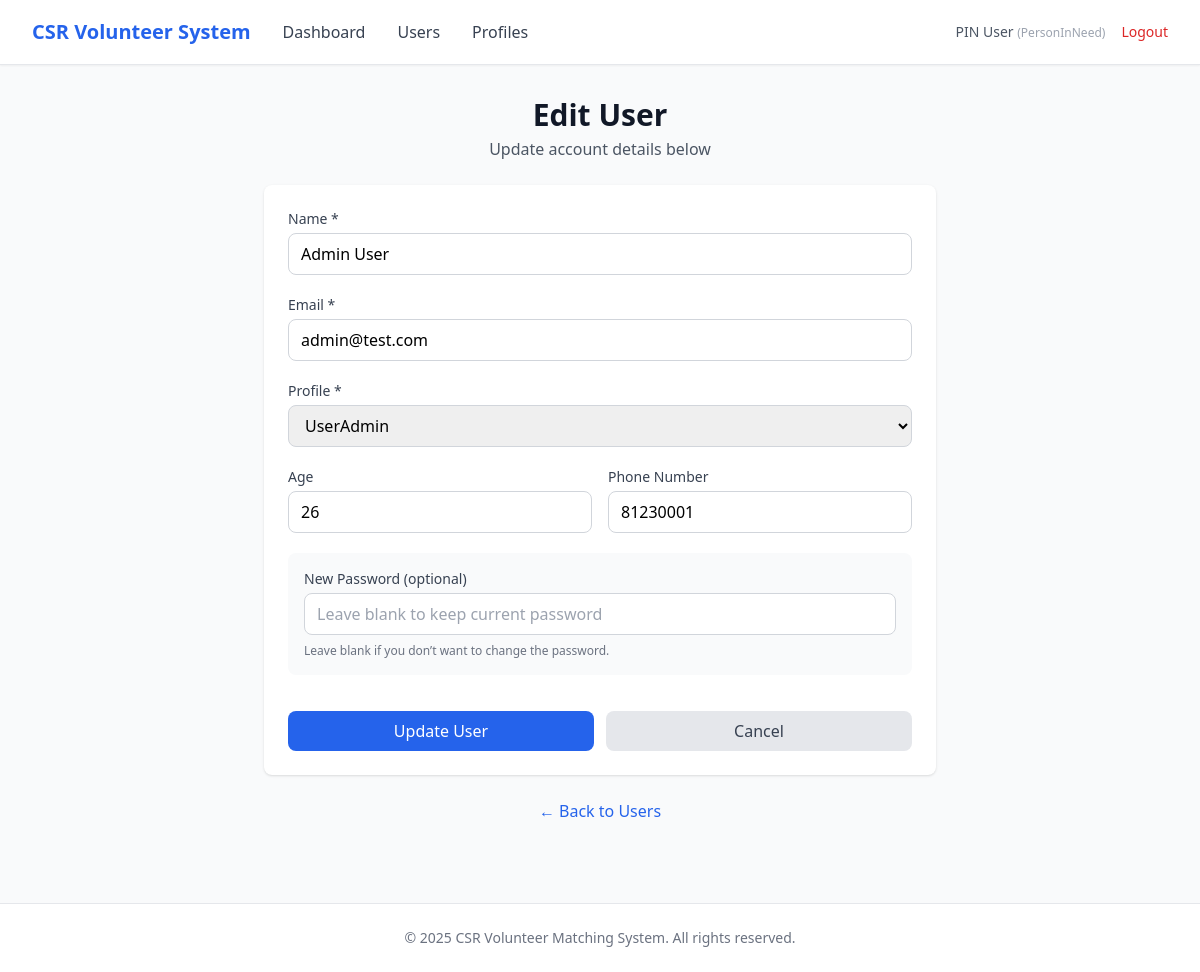
The page /admin/users/1/edit (signed in) on the database its author committed.
### app/entity/user_account.py (models this page shows, shortened)
class UserAccount(UserMixin, db.Model):
    __tablename__ = "user_accounts"
    userID = db.Column(db.Integer, primary_key=True, autoincrement=True)  # explicit auto increment
    name = db.Column(db.String(100), nullable=False)
    email = db.Column(db.String(120), nullable=False, unique=True, index=True)
    _password = db.Column("password", db.String(255), nullable=False)
    age = db.Column(db.Integer)
    phoneNumber = db.Column(db.String(20))
    isActive = db.Column(db.Boolean, default=True)
    profileID = db.Column(db.Integer, db.ForeignKey("user_profiles.profileID"), nullable=False)
    profile = db.relationship("UserProfile", back_populates="users", lazy=True)
    @property
    def password(self):
        raise AttributeError("Password is write-only.")
    @password.setter
    def password(self, raw):
        self._password = generate_password_hash(raw)

### app/entity/user_profile.py (models this page shows)
class UserProfile(db.Model):
    __tablename__ = "user_profiles"
    profileID   = db.Column(db.Integer, primary_key=True, autoincrement=True)  # explicit auto increment
    profileName = db.Column(db.String(50), nullable=False, unique=True)
    description = db.Column(db.String(255))
    isActive    = db.Column(db.Boolean, default=True)
    users = db.relationship("UserAccount", back_populates="profile", lazy=True)

### app/boundary/routes.py (the view, shortened to what this page needs)
@boundary_bp.route("/admin/users/<int:user_id>/edit", methods=["GET", "POST"])
@login_required
def admin_edit_user(user_id):
    from app.entity.user_profile import UserProfile
    from app.entity.user_account import UserAccount
    profiles = UserProfile.query.filter_by(isActive=True).all()
    user = UserAccount.query.get(user_id)
    if not user:
        flash("User not found.", "danger")
        return redirect(url_for("boundary.admin_users"))
    return render_template("admin/edit_user.html", user=user, profiles=profiles)

### app/entity/user_account.py (called while the page is built)
@login_manager.user_loader
def load_user(user_id):
    return UserAccount.query.get(int(user_id))

### app/templates/admin/edit_user.html (shortened to what this page needs)
{% extends "base.html" %}
{% block nav_links %}
<a href="{{ url_for('boundary.admin_dashboard') }}" class="text-gray-700 hover:text-primary">Dashboard</a>
<a href="{{ url_for('boundary.admin_users') }}" class="text-gray-700 hover:text-primary">Users</a>
<a href="{{ url_for('boundary.admin_profiles') }}" class="text-gray-700 hover:text-primary">Profiles</a>
{% endblock %}
{% block content %}
<div class="max-w-2xl mx-auto">
    <div class="mb-6 text-center">
        <h1 class="text-3xl font-bold text-gray-900">Edit User</h1>
        <p class="text-gray-600 mt-1">Update account details below</p>
    </div>
    <div class="bg-white rounded-lg shadow p-6">
        <form method="POST" action="{{ url_for('boundary.admin_edit_user', user_id=user.userID) }}" class="space-y-5">
            <div>
                <label for="name" class="block text-sm font-medium text-gray-700 mb-1">Name *</label>
                <input type="text" id="name" name="name" value="{{ user.name }}" required
                       class="w-full px-3 py-2 border border-gray-300 rounded-lg focus:ring-2 focus:ring-primary">
            </div>
            <div>
                <label for="email" class="block text-sm font-medium text-gray-700 mb-1">Email *</label>
                <input type="email" id="email" name="email" value="{{ user.email }}" required
                       class="w-full px-3 py-2 border border-gray-300 rounded-lg focus:ring-2 focus:ring-primary">
            </div>
            <div>
                <label for="profile_id" class="block text-sm font-medium text-gray-700 mb-1">Profile *</label>
                <select name="profile_id" id="profile_id"
                        class="w-full px-3 py-2 border border-gray-300 rounded-lg focus:ring-2 focus:ring-primary">
                    {% for p in profiles %}
                        <option value="{{ p.profileID }}" {% if user.profileID == p.profileID %}selected{% endif %}>
                            {{ p.profileName }}
                        </option>
                    {% endfor %}
                </select>
            </div>
            <div class="grid grid-cols-2 gap-4">
                <div>
                    <label for="age" class="block text-sm font-medium text-gray-700 mb-1">Age</label>
                    <input type="number" id="age" name="age" min="1" max="120"
                           value="{{ user.age or '' }}"
                           class="w-full px-3 py-2 border border-gray-300 rounded-lg focus:ring-2 focus:ring-primary">
                </div>
                <div>
                    <label for="phoneNumber" class="block text-sm font-medium text-gray-700 mb-1">Phone Number</label>
                    <input type="tel" id="phoneNumber" name="phoneNumber" value="{{ user.phoneNumber or '' }}"
                           class="w-full px-3 py-2 border border-gray-300 rounded-lg focus:ring-2 focus:ring-primary">
                </div>
            </div>
            <div class="mt-4 p-4 bg-gray-50 rounded-lg">
                <label for="new_password" class="block text-sm font-medium text-gray-700 mb-1">
                    New Password (optional)
                </label>
                <input type="password" id="new_password" name="new_password"
                       placeholder="Leave blank to keep current password"
                       minlength="8"
                       class="w-full px-3 py-2 border border-gray-300 rounded-lg focus:ring-2 focus:ring-primary">
                <p class="text-xs text-gray-500 mt-2">
                    Leave blank if you don’t want to change the password.
                </p>
            </div>
            <div class="flex gap-3 pt-4">
                <button type="submit"
                        class="flex-1 bg-primary text-white py-2 rounded-lg hover:bg-blue-700 transition">
                    Update User
                </button>
                <a href="{{ url_for('boundary.admin_users') }}"
                   class="flex-1 text-center bg-gray-200 text-gray-700 py-2 rounded-lg hover:bg-gray-300 transition">
                    Cancel
                </a>
            </div>
        </form>
    </div>
    <div class="mt-6 text-center">
        <a href="{{ url_for('boundary.admin_users') }}" class="text-primary hover:text-blue-700">
            ← Back to Users
        </a>
    </div>
</div>
{% endblock %}

### app/templates/base.html (shortened to what this page needs)
<!DOCTYPE html>
<html lang="en">
<head>
    <script src="https://cdn.tailwindcss.com"></script>
</head>
<body class="bg-gray-50 min-h-screen">
    {% if current_user.is_authenticated %}
    <nav class="bg-white shadow-sm border-b border-gray-200">
        <div class="max-w-7xl mx-auto px-4 sm:px-6 lg:px-8">
            <div class="flex justify-between items-center h-16">
                <div class="flex items-center gap-8">
                    <a href="{{ url_for('boundary.login') }}" class="text-xl font-bold text-primary">
                        CSR Volunteer System
                    </a>
                    {% block nav_links %}{% endblock %}
                </div>
                <div class="flex items-center gap-4">
                    <span class="text-sm text-gray-600">
                        {{ current_user.name }}
                        <span class="text-xs text-gray-400">({{ current_user.profile.profileName }})</span>
                    </span>
                    <a href="{{ url_for('boundary.logout') }}" class="text-sm text-red-600 hover:text-red-700">
                        Logout
                    </a>
                </div>
            </div>
        </div>
    </nav>
    {% endif %}
    <main class="max-w-7xl mx-auto px-4 sm:px-6 lg:px-8 py-8">
        {% block content %}{% endblock %}
    </main>
    <footer class="bg-white border-t border-gray-200 mt-12">
        <div class="max-w-7xl mx-auto px-4 sm:px-6 lg:px-8 py-6">
            <p class="text-center text-sm text-gray-500">
                &copy; 2025 CSR Volunteer Matching System. All rights reserved.
            </p>
        </div>
    </footer>
</body>
</html>

### rows shown on the page
UserAccount: name "PIN User"
UserProfile: profile.profileName "PersonInNeed"
UserAccount: name "Admin User", email "admin@test.com", profile_id "UserAdmin", age "26", phoneNumber "81230001"
